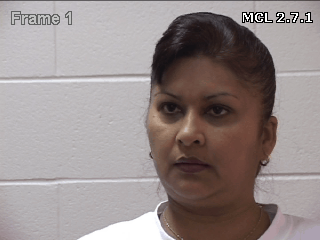
#> input picture Core Operations/1.png, 320 x 240 px, given in place of the camera
$ python color_ex.py
#> lines starting #> are read from the running program, lines starting #| are printed output that depends on the picture; after the words box and inside, x2 and y2 are one past the last pixel; in counts of white or black regions, pixels touching at a corner belong together
#!/usr/local/bin
# -*- coding: utf-8 -*-
# @Author: Jingrou Wu
# @Date:   2018-08-08 17:18:21
# @Last Modified by:   Jingrou Wu
# @Last Modified time: 2018-08-08 17:42:32

import cv2
import numpy as np

cap = cv2.VideoCapture(0)


while(1):
    _, frame = cap.read()
#> frame is the input picture: shape (240, 320, 3); mean B, G, R 138.6, 139.5, 149.9
    frame = cv2.resize(frame, (200, 200))
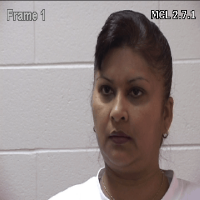
#> frame: shape (200, 200, 3); mean B, G, R 138.5, 139.4, 149.8

    hsv = cv2.cvtColor(frame, cv2.COLOR_BGR2HSV)
#> hsv: shape (200, 200, 3); mean H, S, V 96.3, 34.9, 149.9
    lower_blue = np.array([110, 100, 100])
    upper_blue = np.array([130, 255, 255])
    lower_green = np.array([50, 100, 100])
    upper_green = np.array([60, 255, 255])
    lower_red = np.array([-10, 100, 100])
    upper_red = np.array([10, 255, 255])

    # 1-bit
    mask_blue = cv2.inRange(hsv, lower_blue, upper_blue)
#> mask_blue: shape (200, 200); every value is 0
    mask_green = cv2.inRange(hsv, lower_green, upper_green)
    mask_red = cv2.inRange(hsv, lower_red, upper_red)
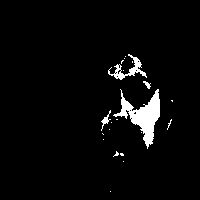
#> mask_red: shape (200, 200); 3.6% white; 21 white regions (17 under 20 px), largest, box (x1, y1, x2, y2) and area: (113, 89, 160, 149) 1012, (108, 54, 147, 80) 284, (101, 110, 111, 131) 59, (143, 81, 151, 89) 31
    mask = cv2.bitwise_or(mask_blue, mask_green, mask_red)

    res = cv2.bitwise_and(frame, frame, mask=mask)
#> res: shape (200, 200, 3); every value is 0

    cv2.imshow('frame', frame)
    cv2.imshow('hsv', hsv)
    cv2.imshow('mask_blue', mask_blue)
    cv2.imshow('mask_red', mask_red)
    cv2.imshow('mask_green', mask_green)
    cv2.imshow('mask', mask)
    cv2.imshow('res', res)
    key = cv2.waitKey(5) & 0xFF
#> (key Esc is pressed here)
    if key == 27:
        break

cv2.destroyAllWindows()
